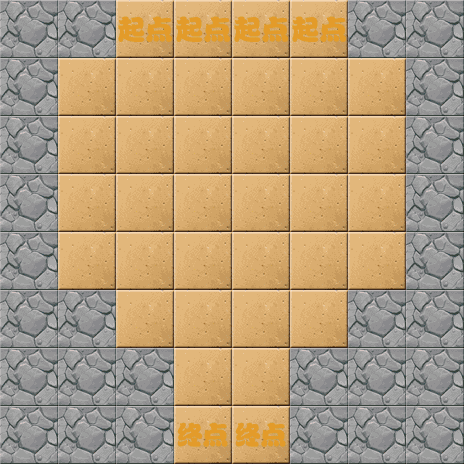

This is a level from a 2D game, rendered from its Tiled map with the project's own tilesets. A one-line summary and the map file follow, with tile-layer data summarised:
An orthogonal 8x8 tile map with 58x58 px tiles, 8 tile layers (1-layer, 2-layer, 3-layer, 4-layer, ...).

<map version="1.0" orientation="orthogonal" renderorder="right-down" width="8" height="8" tilewidth="58" tileheight="58">
 <tileset firstgid="1" name="backgroundBlock" tilewidth="58" tileheight="58">
  <image source="backgroundBlock.png" width="348" height="870" />
 </tileset>
 <layer name="1-layer" width="8" height="8">
  <data>[64 cells, 47 non-empty, 1 distinct tile ids]</data>
 </layer>
 <layer name="2-layer" width="8" height="8">
  <data>[64 cells, 59 non-empty, 7 distinct tile ids]</data>
 </layer>
 <layer name="3-layer" width="8" height="8">
  <data>[64 cells, 54 non-empty, 2 distinct tile ids]</data>
 </layer>
 <layer name="4-layer" width="8" height="8">
  <data>[64 cells, 55 non-empty, 1 distinct tile ids]</data>
 </layer>
 <layer name="5-layer" width="8" height="8">
  <data>[64 cells, 64 non-empty, 1 distinct tile ids]</data>
 </layer>
 <layer name="6-layer" width="8" height="8">
  <data>[64 cells, 28 non-empty, 1 distinct tile ids]</data>
 </layer>
 <layer name="7-layer" width="8" height="8">
  <data>[64 cells, 63 non-empty, 2 distinct tile ids]</data>
 </layer>
 <layer name="8-layer" width="8" height="8">
  <data>[64 cells, 63 non-empty, 3 distinct tile ids]</data>
 </layer>
</map>
